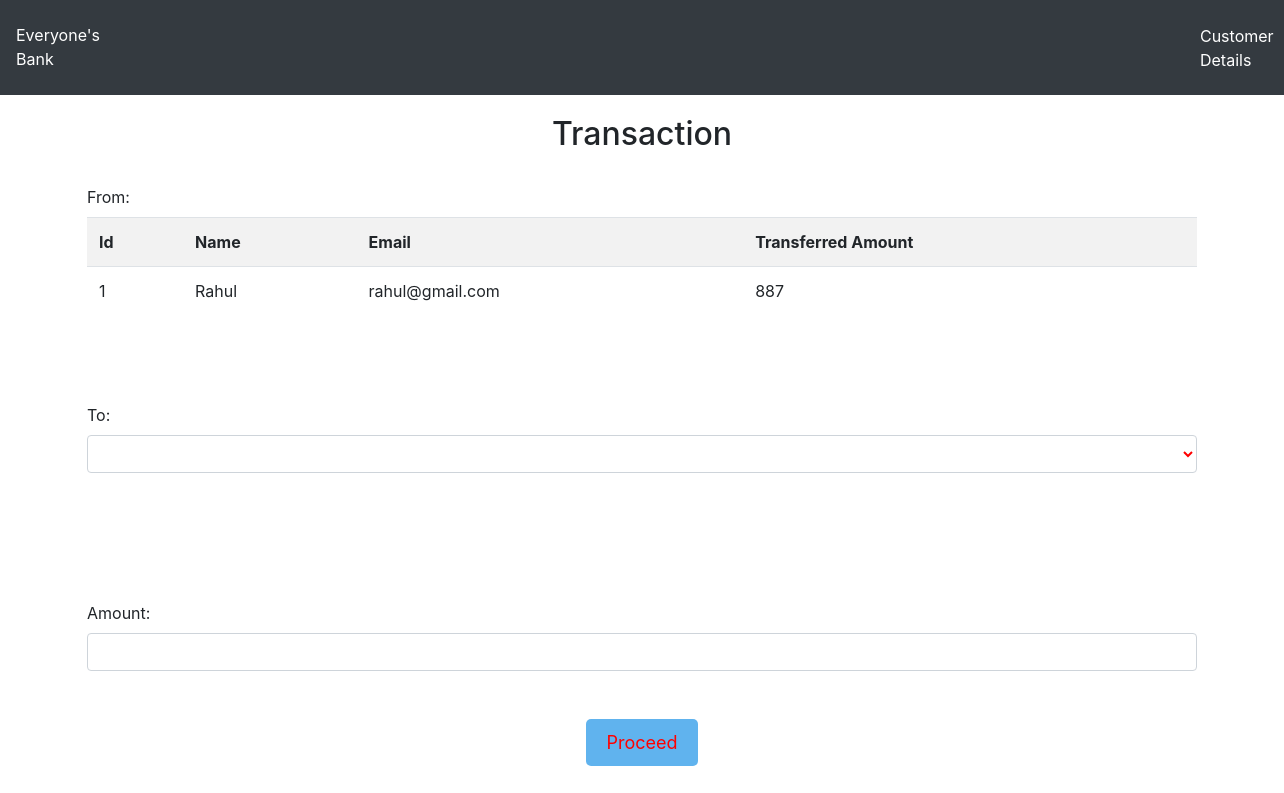
The page /transfer.php?id=1 on the database its author committed.
### tables this page shows
CREATE TABLE `users` (
  `id` int(11) NOT NULL,
  `name` varchar(50) NOT NULL,
  `email` varchar(50) NOT NULL,
  `credits` int(10) NOT NULL
);

### transfer.php (the view, shortened to what this page needs)
<!DOCTYPE html>
<html lang="en">
<head>
    <link rel="stylesheet" href="https://maxcdn.bootstrapcdn.com/bootstrap/4.0.0/css/bootstrap.min.css">
</head>
<body>
  <nav class="navbar navbar-expand-sm bg-dark navbar-dark">
  <p class="logo-text">Everyone's Bank</p>
  <ul class="navbar-nav">
  <li class="list-customer">
  <a class="nav-link1" href="viewusers.php">Customer Details</a>
  </li>
  </ul>
  </nav>
    <div class="container divStyle">
        <h2>Transaction </h2>
            <?php
                include 'config.php';
                $sid=$_GET['id'];
                $sql = "SELECT * FROM  users where id=$sid";
                $query=mysqli_query($conn,$sql);
                $rows=mysqli_fetch_array($query);
            ?>
            <form method="post" name="tcredit" class="tabletext" ><br/>
        <label> From: </label><br/>
        <div>
            <table class="table roundedCorners  tabletext table-hover  table-striped table-condensed"  >
                <tr>
                    <th>Id</th>
                    <th>Name</th>
                    <th>Email</th>
                    <th> Transferred Amount</th>
                </tr>
                <tr>
                    <td><?php echo $rows['id'] ?></td>
                    <td><?php echo $rows['name'] ?></td>
                    <td><?php echo $rows['email'] ?></td>
                    <td><?php echo $rows['credits'] ?></td>
                </tr>
            </table>
        </div>
        <br/><br/><br/>
        <label>To:</label>
        <select class=" form-control"   name="to" style="margin-bottom:5%;" required>
            <option value="" disabled selected> </option>
            <?php
                include 'config.php';
                $sid=$_GET['id'];
                $sql = "SELECT * FROM users where id!=$sid";
                $query=mysqli_query($conn,$sql);
                while($rows = mysqli_fetch_array($query)) {
            ?>
                <option class="table text-center table-striped " value="<?php echo $rows['id'];?>" >
                </option>
            <?php
                }
            ?>
        </select> <br/><br/><br/>
            <label>Amount:</label>
            <input type="number" id="amm" class="form-control" name="amount" min="0" required  />  <br/><br/>
                <div class="text-center btn3" >
            <button class="button" name="submit" type="submit" id="myBtn">Proceed</button>
            </div>
        </form>
    </div>
</body>
</html>

### transfer.php (style rules this page uses)
.logo-text, .nav-link1 { color: white; padding-top: 15px; }
.list-customer { padding-left: 1100px; color:brown; }
.button { background-color: #60B3EE; border: none; color: red; padding: 10px 20px; text-align: center; text-decoration: none; display: inline-block; font-size: 18px; margin: 0px 2px; border-radius: 5px; }
h2 { text-align: center; margin-top: 20px; }
.form-control { color:red; }

### rows shown on the page
users: id "1", name "Rahul", email "rahul@gmail.com", credits "887"
